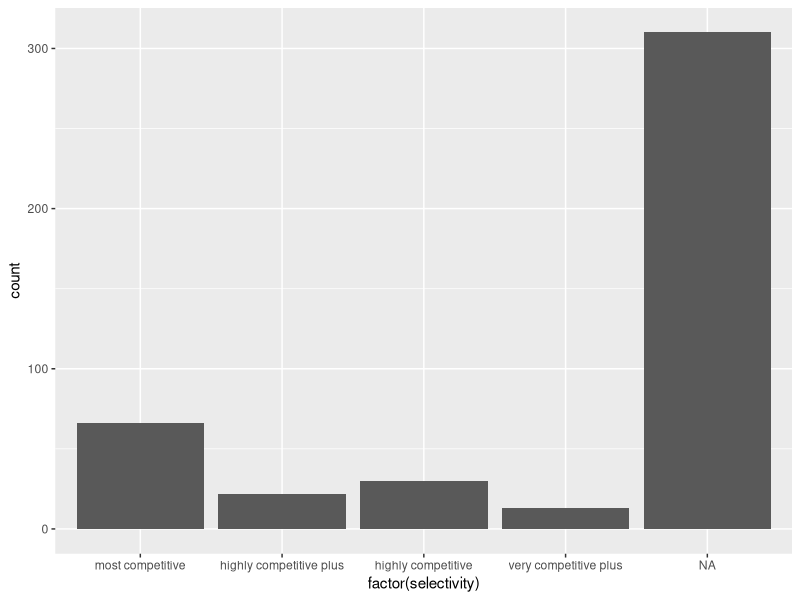
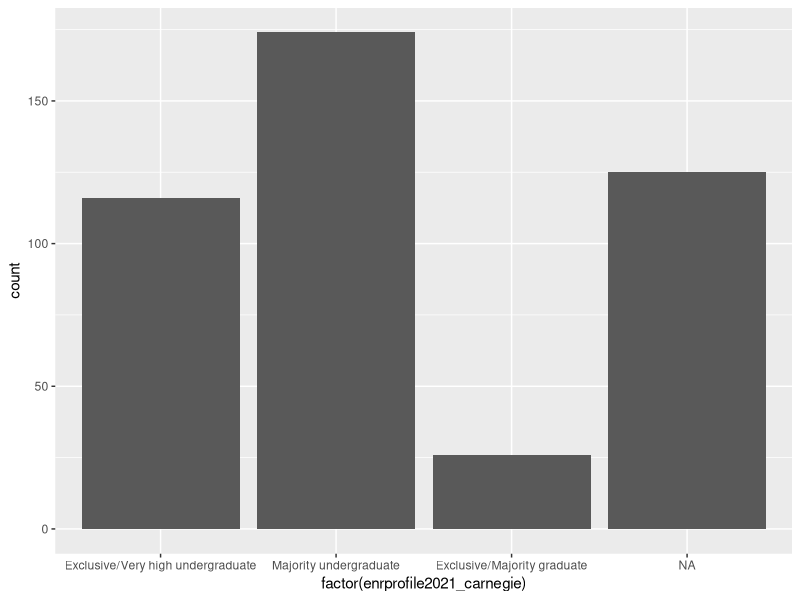
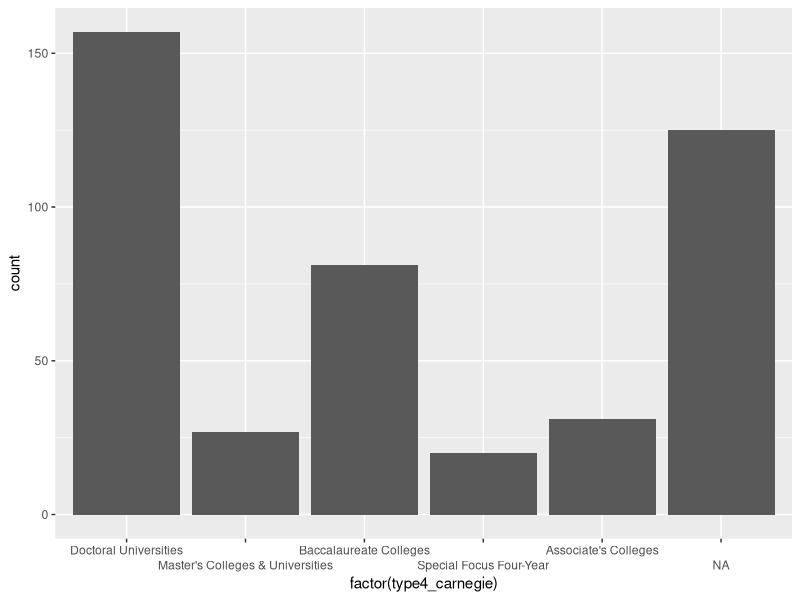
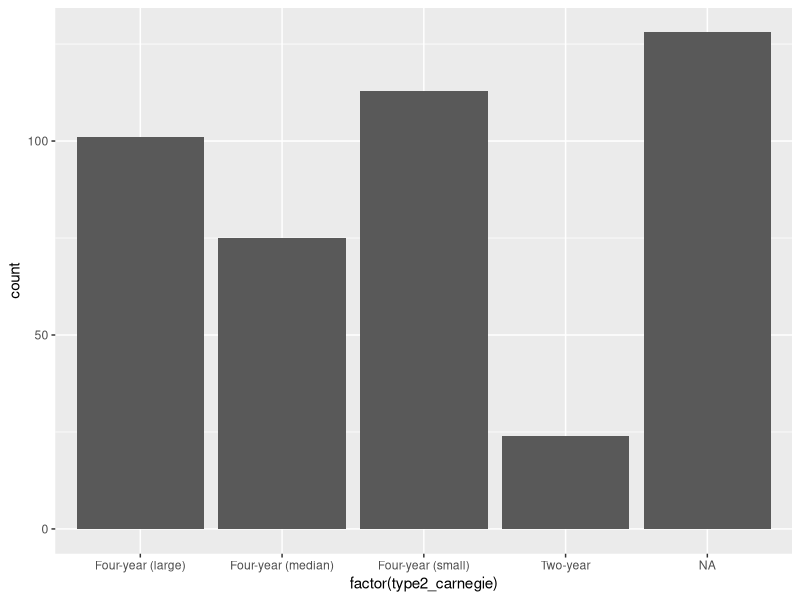
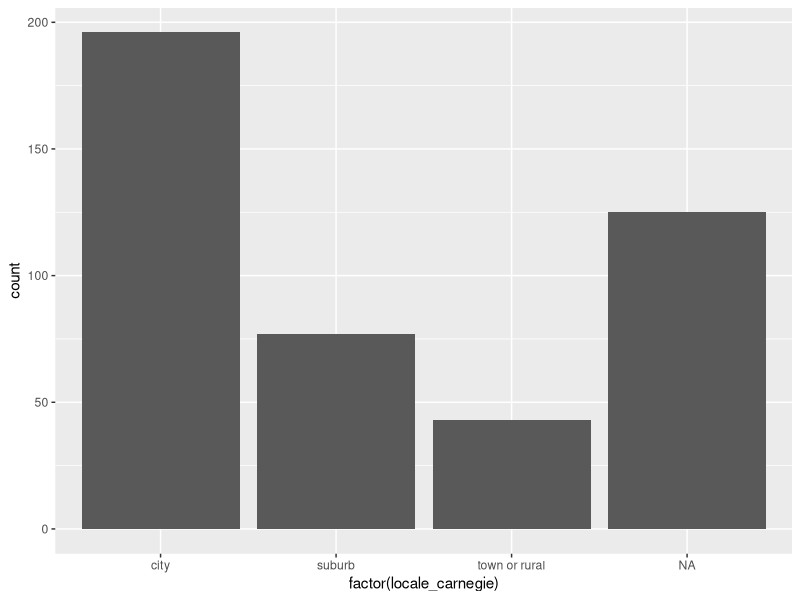
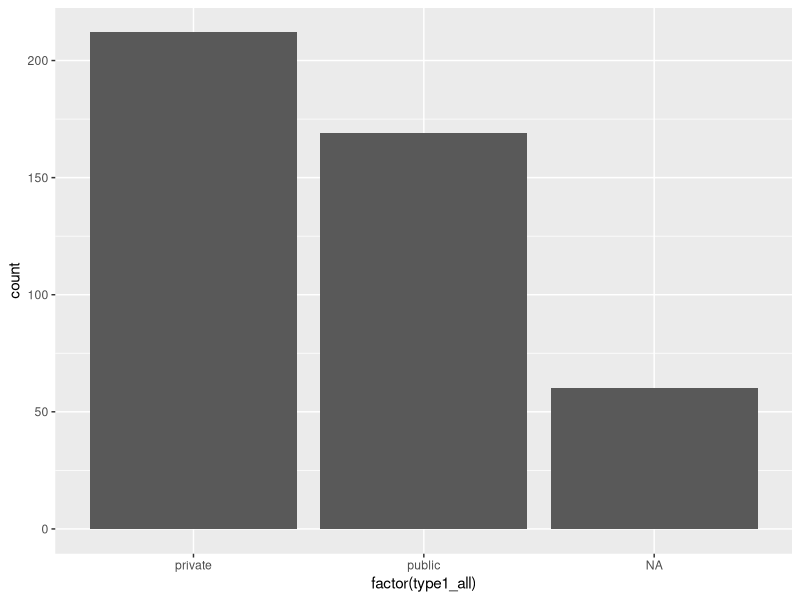
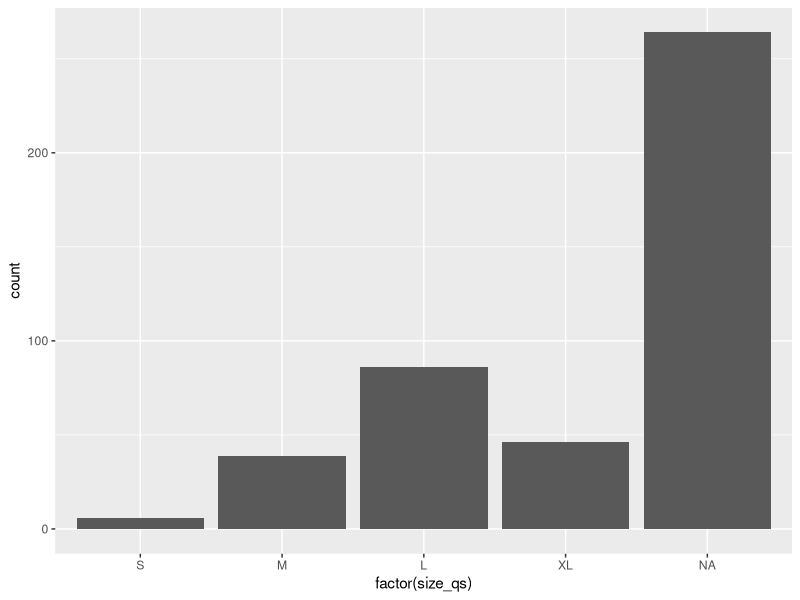
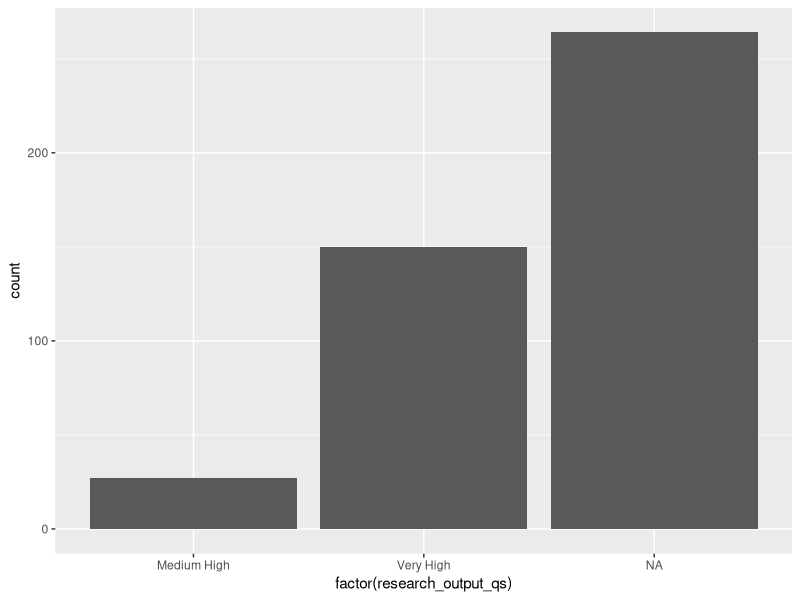

Source code (R) for these figures, in order:
## ---- chunk 1
suppressMessages({
library(tidyverse)
library(readxl)
library(here)
})

# The arwu dataset
arwu2018 <- read_delim(here::here("dataset/arwu-usa-2018.csv"), 
                       delim = ";", 
                       escape_double = FALSE, 
                       trim_ws = TRUE)

problems(arwu2018)

arwu2018 <- arwu2018 %>% 
  select(University, `Total score`, `World rank`, `World rank integer`, `National rank`, `N&S`, `Hi Ci`, Alumni, Award, PUB, PCP) %>% 
  rename(university = University,
         total_score_arwu = `Total score`, 
         world_rank_cat_arwu = `World rank`, 
         world_rank_arwu = `World rank integer`, 
         national_rank_arwu = `National rank`, 
         n_s_arwu = `N&S`, 
         hi_ci_arwu = `Hi Ci`, 
         alumni_arwu = Alumni, 
         award_arwu = Award, 
         pub_arwu = PUB, 
         pcp_arwu = PCP)


# The qs dataset
qs2022 <- read_csv(here::here("dataset/qs_world_university_ranking_2022.csv"))
  
problems(qs2022)

qs2022 <- qs2022 %>% 
  select(university, size, type, city, score, rank_display, research_output, faculty_count, student_faculty_ratio, international_students) %>% 
  rename(size_qs = size, 
         type1_qs = type, 
         score_qs = score, 
         world_rank_qs = rank_display, 
         research_output_qs = research_output, 
         faculty_count_qs = faculty_count, 
         stu_facl_ratio_qs = student_faculty_ratio, 
         international_students_qs = international_students)


# The selectivity dataset
selectivity <- read_excel(here::here("dataset/Selectivity rank.xlsx"))
  
problems(selectivity)

selectivity <- selectivity %>% 
  rename(university = `Institution Name`, 
         state = State, 
         selectivity = Selectivity)


# The city_population_density dataset
city_population_density2016 <- read_csv(here::here("dataset/US Population Density.csv"))

problems(city_population_density2016)

city_population_density2016 <- city_population_density2016 %>% 
  rename(city = City, 
         state = State, 
         city_population_density = `Population Density (Persons/Square Mile)`, 
         city_population = `2016 Population`, 
         city_land_area = `Land Area (Square Miles)`)


# The opendoors dataset
opendoors_2021SY <- read_csv(here::here("dataset/OpendoorsPopulation.csv"),
                             skip = 1)

problems(opendoors_2021SY)

opendoors_2021SY <- opendoors_2021SY %>% 
  rename(university = Institutions, 
         city = City, 
         state_opendoors = State,
         international_students_opendoors = `Int'l Students`)


# The kaggle dataset
kagglecolleges <- read_csv(here::here("dataset/Kagglecolleges.csv"))

problems(kagglecolleges)

kagglecolleges <- kagglecolleges %>% 
  rename(national_rank_kaggle = ...1, 
         university = `College Name`, 
         tuition_kaggle = Tuition,
         enrollment_kaggle = `Enrollment Numbers`) %>% 
  mutate(national_rank_kaggle = national_rank_kaggle + 1) 


# The P1_Carnegie dataset
p1_carnegie <- read_csv(here::here("dataset/P1_Carnegie.csv"))

problems(p1_carnegie)

p1_carnegie <- p1_carnegie %>% 
  rename(university = name, 
         state_carnegie = state)


# The top120enrollment2020fall dataset
top120enrollment2020fall <- read_excel(here::here("dataset/total erollment size top120.xls"),
                          skip = 1)

problems(top120enrollment2020fall)

top120enrollment2020fall <- top120enrollment2020fall %>% 
  select(-Rank) %>% 
  rename(university = Institution, 
         state_top120enrollment = State, 
         type1_top120enrollment = Control,
         type2_top120enrollment = Level,
         enrollment_top120enrollment = TotalEnrollment)


# The nat_lib_uscolleges dataset
nat_lib_uscolleges <- read_excel(here::here("dataset/Nat_Lib_USColleges.xlsx"))

problems(nat_lib_uscolleges)

nat_lib_uscolleges <- nat_lib_uscolleges %>% 
  rename(university = SCHOOL, 
         city = City,
         state_natlib = State, 
         international_students_natlib = INTERNATIONAL,
         type3_natlib = Type)
## ---- chunk 2
full_data_leftjoinCarnegie <- arwu2018 %>% 
  full_join(kagglecolleges, by = "university") %>% 
  full_join(nat_lib_uscolleges, by = "university") %>% 
  full_join(opendoors_2021SY, by = "university") %>% 
  full_join(qs2022, by = "university") %>% 
  full_join(selectivity, by = "university") %>% 
  full_join(top120enrollment2020fall, by = "university") %>% 
  left_join(p1_carnegie, by = "university") 

write_csv(full_data_leftjoinCarnegie, file = here::here("dataset/full_data_leftjoinCarnegie.csv"))
## ---- chunk 3
## Turn type1_top120enrollment and type1_qs into numeric variable
full_data_leftjoinCarnegie <- full_data_leftjoinCarnegie %>% 
  mutate(type1_top120enrollment = ifelse(type1_top120enrollment=="Public", 1, type1_top120enrollment)) %>%
  mutate(type1_top120enrollment = ifelse(type1_top120enrollment=="PrivNp", 2, type1_top120enrollment)) %>%
  mutate(type1_top120enrollment = ifelse(type1_top120enrollment=="PrivFp", 3, type1_top120enrollment)) %>%
  mutate(type1_qs = ifelse(type1_qs=="Public", 1, type1_qs)) %>%
  mutate(type1_qs = ifelse(type1_qs=="Private", 4, type1_qs))

full_data_leftjoinCarnegie$type1_top120enrollment <- as.numeric(full_data_leftjoinCarnegie$type1_top120enrollment)
full_data_leftjoinCarnegie$type1_qs <- as.numeric(full_data_leftjoinCarnegie$type1_qs)


## Only keep one city column (there are four after joining) 
full_data_leftjoinCarnegie1 <- full_data_leftjoinCarnegie %>% 
  filter(!is.na(university)) %>% 
  head(-4) %>% 
  relocate(university, city.x, city.y, city.x.x, city.y.y) %>%
  arrange(is.na(city.x)) %>% 
  mutate(city.x = ifelse(is.na(city.x), city.y, city.x)) %>% 
  mutate(city.x = ifelse(is.na(city.x), city.x.x, city.x)) %>% 
  mutate(city.x = ifelse(is.na(city.x), city.y.y, city.x)) %>% 
  arrange(is.na(city.x)) %>% 
  select(-city.y, -city.x.x, -city.y.y) %>% 
  rename(city = city.x) %>% 
## Only keep one state column (there are five after joining)
  relocate(university, city, state, state_natlib, state_opendoors, state_top120enrollment, state_carnegie) %>%
  arrange(is.na(state)) %>% 
  mutate(state = ifelse(is.na(state), state_natlib, state)) %>% 
  mutate(state = ifelse(is.na(state), state_opendoors, state)) %>% 
  mutate(state = ifelse(is.na(state), state_top120enrollment, state)) %>%
  mutate(state = ifelse(is.na(state), state_carnegie, state)) %>%
  arrange(is.na(state)) %>% 
  select(-state_natlib, -state_opendoors, -state_top120enrollment, -state_carnegie) %>% 
## Relocate international students population datapoints (there are three)
  relocate(university, city, state, international_students_natlib, international_students_opendoors, international_students_qs) %>%
## Filter out if data is misisng on international_students_natlib, international_students_qs, or international_students_opendoors
  filter(!is.na(international_students_natlib) | !is.na(international_students_opendoors) | !is.na(international_students_qs)) 

write_csv(full_data_leftjoinCarnegie1, file = here::here("dataset/full_data_leftjoinCarnegie1.csv"))
## ---- chunk 4
full_data_leftjoinCarnegie1_dedup <- read_csv(here::here("dataset/full_data_leftjoinCarnegie1_dedup.csv"))

problems(full_data_leftjoinCarnegie1_dedup)
## ---- chunk 5
semi_clean_data <- 
  full_data_leftjoinCarnegie1_dedup %>% 
## Clean type1 variables (private or public) based on control_carnegie, type1_qs, and type1_top120enrollment
  mutate(type1_all = ifelse(is.na(control_carnegie), type1_top120enrollment, control_carnegie)) %>% 
  mutate(type1_all = ifelse(is.na(type1_all), type1_qs, type1_all)) %>% 
  arrange(type1_all) %>% 
## Update the three university with value 4 (private) to 2 (not for profit private)
  mutate(type1_all = ifelse(type1_all==4, 2, type1_all)) %>% 
## drop the 3 original type1 variables
  select(-control_carnegie, -type1_qs, -type1_top120enrollment) %>% 
## clean other control type variables
  select(-type2_top120enrollment) %>% 
  rename(type2_carnegie = sizeset2021_carnegie,
         type4_carnegie = basic2021_carnegie) %>% 
## Create a new variable for international student population so that it takes the maximum value 
## from the international_students_qs and international_students_opendoors
  mutate(international_students_max = pmax(international_students_qs, international_students_opendoors, na.rm = TRUE)) %>% 
## left join with city_population_density2016
  left_join(city_population_density2016, by = c("city","state")) %>% 
## Relocate the variables
  relocate(university, city, state,
           city_population_density, city_population, city_land_area,
           international_students_natlib, international_students_max, international_students_qs, international_students_opendoors, 
           tuition_kaggle,
           selectivity,
           world_rank_cat_arwu, world_rank_arwu, world_rank_qs,
           national_rank_arwu, national_rank_kaggle,
           type1_all,
           type2_carnegie,
           type3_natlib,
           type4_carnegie, enrprofile2021_carnegie,
           locale_carnegie,
           size_qs,
           faculty_count_qs, stu_facl_ratio_qs,
           research_output_qs, award_arwu, hi_ci_arwu, n_s_arwu, pub_arwu,
           pcp_arwu, alumni_arwu,
           enrollment_kaggle, enrollment_top120enrollment,
           total_score_arwu, score_qs) 


## Collapse, label, and reorder levels for categorical variables
clean_data <- semi_clean_data

# selectivity
clean_data$selectivity[clean_data$selectivity == 1] <- "most competitive"
clean_data$selectivity[clean_data$selectivity == 2] <- "highly competitive plus"
clean_data$selectivity[clean_data$selectivity == 3] <- "highly competitive"
clean_data$selectivity[clean_data$selectivity == 4] <- "very competitive plus"

selectivity_levels <- c(
  "most competitive",
  "highly competitive plus",
  "highly competitive",
  "very competitive plus")

clean_data$selectivity <- factor(clean_data$selectivity, levels = selectivity_levels)

clean_data %>% ggplot(aes(x=factor(selectivity)))+geom_bar()


# enrprofile2021_carnegie 
clean_data$enrprofile2021_carnegie[clean_data$enrprofile2021_carnegie == 1 | 
                                     clean_data$enrprofile2021_carnegie == 2 | 
                                     clean_data$enrprofile2021_carnegie == 3] <- "Exclusive/Very high undergraduate"

clean_data$enrprofile2021_carnegie[clean_data$enrprofile2021_carnegie == 4 | 
                                     clean_data$enrprofile2021_carnegie == 5] <- "Majority undergraduate"


clean_data$enrprofile2021_carnegie[clean_data$enrprofile2021_carnegie == 6 | 
                                     clean_data$enrprofile2021_carnegie == 7] <- "Exclusive/Majority graduate"

enrprofile2021_carnegie_levels <- c(
  "Exclusive/Very high undergraduate",
  "Majority undergraduate",
  "Exclusive/Majority graduate")
  
clean_data$enrprofile2021_carnegie <- factor(clean_data$enrprofile2021_carnegie, levels = enrprofile2021_carnegie_levels)

clean_data %>% ggplot(aes(x=factor(enrprofile2021_carnegie)))+geom_bar()


# type4_carnegie
clean_data$type4_carnegie[clean_data$type4_carnegie == 1 | 
                            clean_data$type4_carnegie == 2 |
                            clean_data$type4_carnegie == 3 |
                            clean_data$type4_carnegie == 4 |
                            clean_data$type4_carnegie == 5 | 
                            clean_data$type4_carnegie == 6 |
                            clean_data$type4_carnegie == 14 ] <- "Associate's Colleges"

clean_data$type4_carnegie[clean_data$type4_carnegie == 15 | 
                          clean_data$type4_carnegie == 16 |
                          clean_data$type4_carnegie == 17 ] <- "Doctoral Universities"
    
clean_data$type4_carnegie[clean_data$type4_carnegie == 18 | 
                          clean_data$type4_carnegie == 19 |
                          clean_data$type4_carnegie == 20 ] <- "Master's Colleges & Universities"

clean_data$type4_carnegie[clean_data$type4_carnegie == 21 | 
                          clean_data$type4_carnegie == 22 |
                          clean_data$type4_carnegie == 23 ] <- "Baccalaureate Colleges"

clean_data$type4_carnegie[clean_data$type4_carnegie == 24 | 
                          clean_data$type4_carnegie == 25 |
                          clean_data$type4_carnegie == 26 |
                          clean_data$type4_carnegie == 27 |
                          clean_data$type4_carnegie == 28 | 
                          clean_data$type4_carnegie == 29 |
                          clean_data$type4_carnegie == 30 ] <- "Special Focus Four-Year"

type4_carnegie_levels <- c(
  "Doctoral Universities",
  "Master's Colleges & Universities",
  "Baccalaureate Colleges",
  "Special Focus Four-Year",
  "Associate's Colleges")

clean_data$type4_carnegie <- factor(clean_data$type4_carnegie, levels = type4_carnegie_levels)

clean_data %>% ggplot(aes(x=factor(type4_carnegie)))+geom_bar()+scale_x_discrete(guide = guide_axis(n.dodge=2))



# type2_carnegie
clean_data$type2_carnegie[clean_data$type2_carnegie == 3 | 
                          clean_data$type2_carnegie == 4 |
                          clean_data$type2_carnegie == 5 ] <- "Two-year"

clean_data$type2_carnegie[clean_data$type2_carnegie == 6 | 
                          clean_data$type2_carnegie == 7 |
                          clean_data$type2_carnegie == 8 |
                          clean_data$type2_carnegie == 9 |
                          clean_data$type2_carnegie == 10 |
                          clean_data$type2_carnegie == 11 ] <- "Four-year (small)"

clean_data$type2_carnegie[clean_data$type2_carnegie == 12 | 
                          clean_data$type2_carnegie == 13 |
                          clean_data$type2_carnegie == 14 ] <- "Four-year (median)"

clean_data$type2_carnegie[clean_data$type2_carnegie == 15 | 
                          clean_data$type2_carnegie == 16 |
                          clean_data$type2_carnegie == 17 ] <- "Four-year (large)"

type2_carnegie_levels <- c(
  "Four-year (large)",
  "Four-year (median)",
  "Four-year (small)",
  "Two-year")

clean_data$type2_carnegie <- factor(clean_data$type2_carnegie, levels = type2_carnegie_levels)

clean_data %>% ggplot(aes(x=factor(type2_carnegie)))+geom_bar()


# locale_carnegie
clean_data$locale_carnegie[clean_data$locale_carnegie == 11 | 
                             clean_data$locale_carnegie == 12 |
                             clean_data$locale_carnegie == 13 ] <- "city"

clean_data$locale_carnegie[clean_data$locale_carnegie == 21 | 
                             clean_data$locale_carnegie == 22 |
                                                    clean_data$locale_carnegie == 23 ] <- "suburb"

clean_data$locale_carnegie[clean_data$locale_carnegie == 31 | 
                             clean_data$locale_carnegie == 32 |
                             clean_data$locale_carnegie == 33 |
                             clean_data$locale_carnegie == 41 |
                             clean_data$locale_carnegie == 42 ] <- "town or rural"

locale_carnegie_levels <- c(
  "city",
  "suburb",
  "town or rural")

clean_data$locale_carnegie <- factor(clean_data$locale_carnegie, levels = locale_carnegie_levels)

clean_data %>% ggplot(aes(x=factor(locale_carnegie)))+geom_bar()


# type1_all
clean_data <- clean_data %>% 
  mutate(type1_all = ifelse(type1_all==3, 2, type1_all)) 

clean_data$type1_all[clean_data$type1_all == 1 ] <- "public"
clean_data$type1_all[clean_data$type1_all == 2 ] <- "private"
clean_data$type1_all <- factor(clean_data$type1_all)

clean_data %>% ggplot(aes(x=factor(type1_all)))+geom_bar()


# size_qs
size_levels <- c(
  "S",
  "M",
  "L",
  "XL")

clean_data$size_qs <- factor(clean_data$size_qs, levels = size_levels)

clean_data %>% ggplot(aes(x=factor(size_qs)))+geom_bar()


# research_output_qs
clean_data$research_output_qs[clean_data$research_output_qs == "High" |
                                clean_data$research_output_qs == "Medium" ] <- "Medium High"

clean_data$research_output_qs <- factor(clean_data$research_output_qs)

clean_data %>% ggplot(aes(x=factor(research_output_qs)))+geom_bar()


# world_rank_cat_arwu
suppressWarnings({
  clean_data$world_rank_cat_arwu[as.integer(clean_data$world_rank_cat_arwu) > 0  & 
                                   as.integer(clean_data$world_rank_cat_arwu) < 21] <- "1-20"
  clean_data$world_rank_cat_arwu[as.integer(clean_data$world_rank_cat_arwu) > 20  & 
                                   as.integer(clean_data$world_rank_cat_arwu) < 51] <- "21-50"
  clean_data$world_rank_cat_arwu[as.integer(clean_data$world_rank_cat_arwu) > 50  & 
                                   as.integer(clean_data$world_rank_cat_arwu) < 101] <- "51-100"
})


arwu_levels <- c(
  "1-20",
  "21-50",
  "51-100",
  "101-150",
  "151-200",
  "201-300",
  "301-400",
  "401-500")

clean_data$world_rank_cat_arwu <- factor(clean_data$world_rank_cat_arwu, levels = arwu_levels)
  
clean_data %>% ggplot(aes(x=factor(world_rank_cat_arwu)))+geom_bar()


# world_rank_qs
suppressWarnings({
  clean_data$world_rank_qs[as.integer(clean_data$world_rank_qs) > 0  & 
                             as.integer(clean_data$world_rank_qs) < 21] <- "1-20"
  clean_data$world_rank_qs[as.integer(clean_data$world_rank_qs) > 20  & 
                             as.integer(clean_data$world_rank_qs) < 51] <- "21-50"
  clean_data$world_rank_qs[as.integer(clean_data$world_rank_qs) > 50  & 
                             as.integer(clean_data$world_rank_qs) < 101] <- "51-100"
  clean_data$world_rank_qs[as.integer(clean_data$world_rank_qs) > 100  & 
                             as.integer(clean_data$world_rank_qs) < 151] <- "101-150"
  clean_data$world_rank_qs[as.integer(clean_data$world_rank_qs) > 150  & 
                             as.integer(clean_data$world_rank_qs) < 201] <- "151-200"
  clean_data$world_rank_qs[as.integer(clean_data$world_rank_qs) > 200  & 
                             as.integer(clean_data$world_rank_qs) < 301] <- "201-300"
  clean_data$world_rank_qs[as.integer(clean_data$world_rank_qs) > 300  & 
                             as.integer(clean_data$world_rank_qs) < 401] <- "301-400"
  clean_data$world_rank_qs[as.integer(clean_data$world_rank_qs) > 400  & 
                             as.integer(clean_data$world_rank_qs) < 501] <- "401-500"
  clean_data$world_rank_qs[clean_data$world_rank_qs == "511-520" |
                             clean_data$world_rank_qs == "541-550" |
                             clean_data$world_rank_qs == "561-570" |
                             clean_data$world_rank_qs == "571-580" |
                             clean_data$world_rank_qs == "581-590"] <- "501-600"
  clean_data$world_rank_qs[clean_data$world_rank_qs == "601-650" |
                             clean_data$world_rank_qs == "651-700" |
                             clean_data$world_rank_qs == "701-750" |
                             clean_data$world_rank_qs == "751-8000"] <- "601-800"
  clean_data$world_rank_qs[clean_data$world_rank_qs == "1201"] <- "1001-1200"
})
  

qs_levels <- c(
  "1-20",
  "21-50",
  "51-100",
  "101-150",
  "151-200",
  "201-300",
  "301-400",
  "401-500",
  "501-600",
  "601-800",
  "801-1000",
  "1001-1200")


clean_data$world_rank_qs <- factor(clean_data$world_rank_qs, levels = qs_levels)

clean_data %>% ggplot(aes(x=factor(world_rank_qs)))+geom_bar()
## ---- chunk 6
write_csv(clean_data, file = here::here("dataset/clean_data.csv"))
